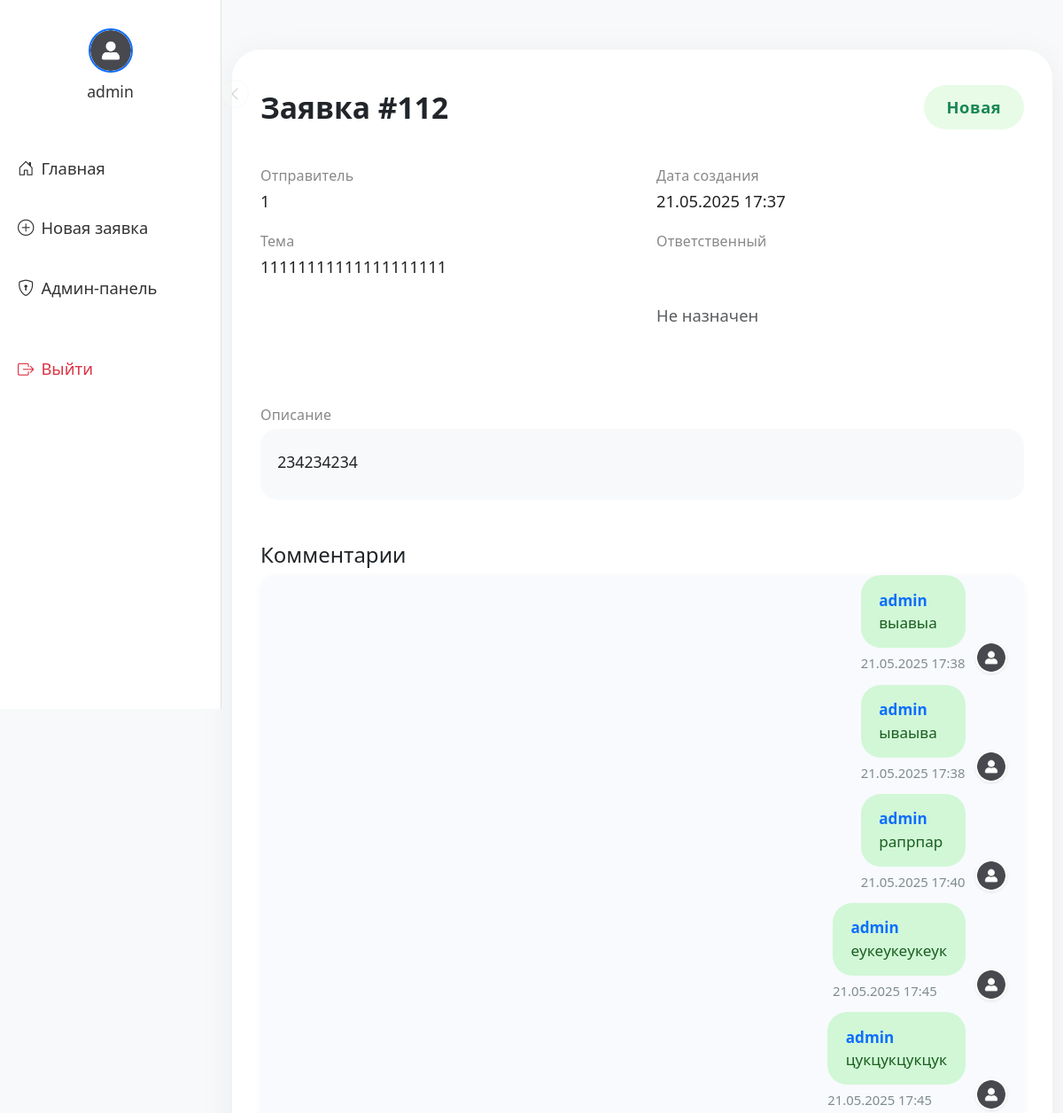
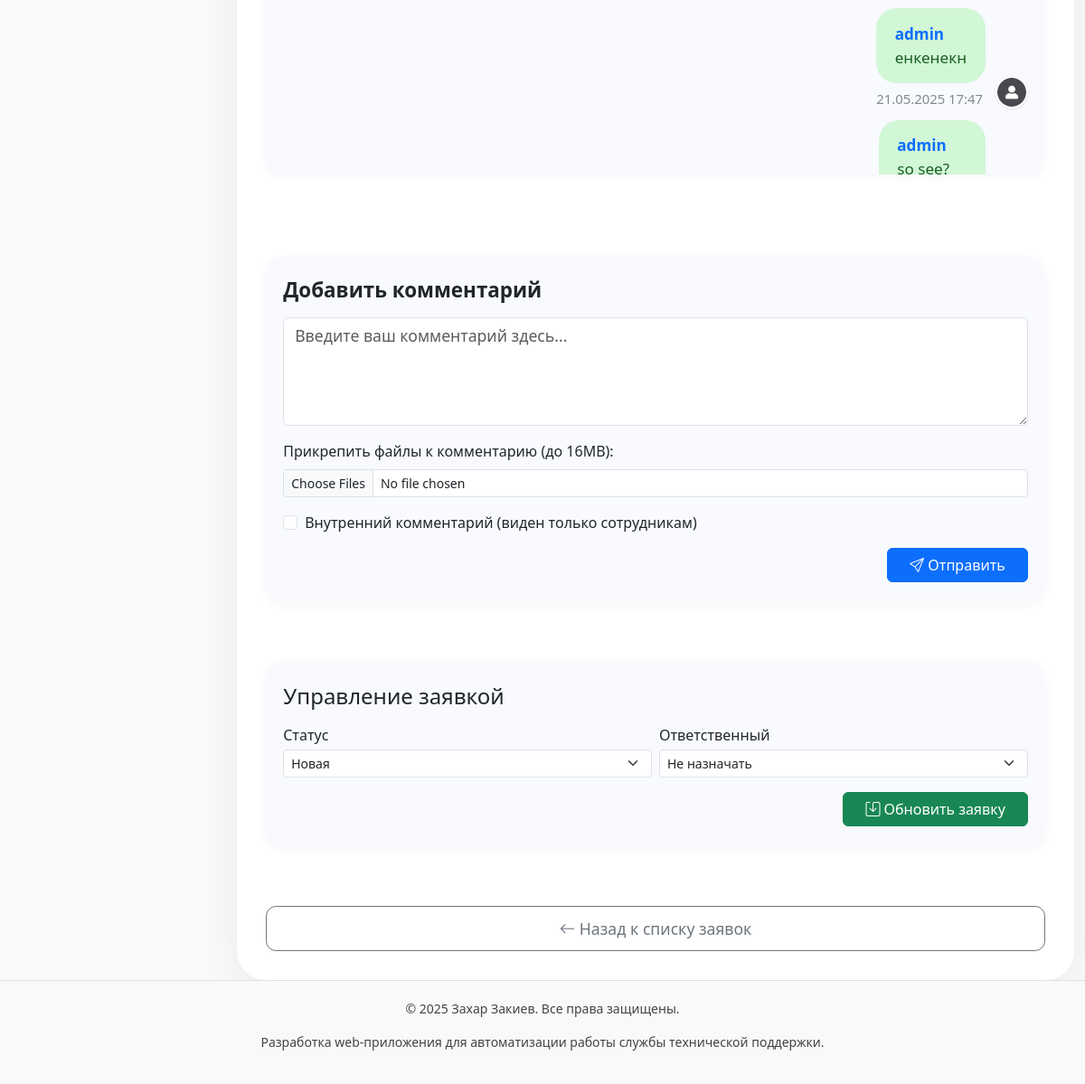
The page /ticket/112 (signed in) on the database its author committed (2 pictures, top to bottom).
### tables this page shows
CREATE TABLE tickets (
    id INTEGER PRIMARY KEY AUTOINCREMENT,
    sender TEXT NOT NULL,
    subject TEXT NOT NULL,
    body TEXT NOT NULL,
    status TEXT DEFAULT 'новая',
    created_at TIMESTAMP DEFAULT CURRENT_TIMESTAMP,
    user_id INTEGER
, assignee_id INTEGER, attachment TEXT, public_token TEXT);

CREATE TABLE comments (
    id INTEGER PRIMARY KEY AUTOINCREMENT,
    ticket_id INTEGER NOT NULL,
    user_id INTEGER, -- NULLABLE, если комментарии могут оставлять неавторизованные пользователи (для public_ticket) или это системные сообщения
    author_name TEXT, -- Имя автора, если user_id IS NULL (например, email для public_ticket)
    body TEXT NOT NULL,
    created_at TIMESTAMP DEFAULT CURRENT_TIMESTAMP,
    is_internal BOOLEAN DEFAULT 0, -- 0 для публичного, 1 для внутреннего комментария (виден только сотрудникам)
    attachment TEXT, -- Имена прикрепленных файлов, через запятую
    FOREIGN KEY (ticket_id) REFERENCES tickets (id) ON DELETE CASCADE,
    FOREIGN KEY (user_id) REFERENCES users (id) ON DELETE SET NULL
);

CREATE TABLE users (
    id INTEGER PRIMARY KEY AUTOINCREMENT,
    username TEXT NOT NULL UNIQUE,
    email TEXT NOT NULL UNIQUE,
    password TEXT NOT NULL,
    role TEXT DEFAULT 'user',
    is_confirmed INTEGER DEFAULT 0,
    avatar TEXT DEFAULT 'default_avatar.png'
);

### app.py (the view, shortened to what this page needs)
@app.route("/ticket/<int:ticket_id>", methods=["GET", "POST"])
@login_required # Декоратор из вашего paste.txt
def ticket(ticket_id):
    with get_db_connection() as conn:
        ticket_data_row = conn.execute(
            "SELECT t.*, u_creator.username as creator_username FROM tickets t LEFT JOIN users u_creator ON t.user_id = u_creator.id WHERE t.id = ?",
            (ticket_id,)
        ).fetchone()
        if ticket_data_row is None:
            flash("Заявка не найдена.", "error")
            return redirect(url_for('dashboard'))
        current_user_id = session.get("user_id") # Из paste.txt сессия хранит user_id
        current_user_role = session.get("role")
        if current_user_role == "client" and ticket_data_row["user_id"] != current_user_id:
            flash("У вас нет доступа к этой заявке.", "error")
            return redirect(url_for('dashboard'))
        users_for_assign = conn.execute("SELECT id, username FROM users WHERE role IN ('admin', 'user')").fetchall()
        ticket_dict = dict(ticket_data_row)
        ticket_dict["sender"] = decode_sender(ticket_dict["sender"]) if ticket_dict["sender"] else ticket_dict["creator_username"]
        ticket_dict["subject"] = decode_sender(ticket_dict["subject"])
        comments_query_sql = """
            SELECT c.*, u.username as user_username, u.avatar as user_avatar
            FROM comments c
            LEFT JOIN users u ON c.user_id = u.id
            WHERE c.ticket_id = ?
        """
        if current_user_role == "client":
            comments_query_sql += " AND (c.is_internal = 0 OR c.is_internal IS NULL)"
        comments_query_sql += " ORDER BY c.created_at ASC" # или DESC для обратного порядка
        comments_list = conn.execute(comments_query_sql, (ticket_id,)).fetchall()
    return render_template("ticket.html", ticket=ticket_dict, users=users_for_assign, comments=comments_list)

### app.py (called while the page is built)
def get_db_connection():
    conn = sqlite3.connect(DB_PATH)
    conn.row_factory = sqlite3.Row
    return conn

def login_required(f):
    @wraps(f)
    def decorated_function(*args, **kwargs):
        if "user" not in session:
            return redirect("/login")
        return f(*args, **kwargs)
    return decorated_function

def decode_sender(encoded_sender):
    decoded_parts = decode_header(encoded_sender)
    decoded_str = ""
    for part, encoding in decoded_parts:
        if isinstance(part, bytes):
            decoded_str += part.decode(encoding or "utf-8")
        else:
            decoded_str += part
    return decoded_str

@app.template_filter('dt')
def dt(value):
    from datetime import datetime
    if hasattr(value, 'strftime'):
        return value.strftime('%d.%m.%Y %H:%M')
    try:
        dt = datetime.strptime(value, '%Y-%m-%d %H:%M:%S')
        return dt.strftime('%d.%m.%Y %H:%M')
    except Exception:
        return value

### templates/ticket.html (shortened to what this page needs)
{% extends "base.html" %}
{% block content %}
<div class="ticket-main-card">
    <div class="ticket-title-row">
        <h2>Заявка #{{ ticket.id }}</h2>
        <span class="ticket-status-badge
                {% if ticket.status == 'новая' %}bg-success
                {% elif ticket.status == 'в работе' %}bg-warning text-dark
                {% elif ticket.status == 'завершена' %}bg-secondary
                {% else %}bg-light text-dark
                {% endif %}">
            {{ ticket.status|capitalize }}
        </span>
    </div>
    <div class="ticket-details-row">
        <div class="ticket-details-col">
            <div class="ticket-details-label">Отправитель</div>
            <div class="ticket-details-value">{{ ticket.sender }}</div>
            <div class="ticket-details-label">Тема</div>
            <div class="ticket-details-value">{{ ticket.subject }}</div>
        </div>
        <div class="ticket-details-col">
            <div class="ticket-details-label">Дата создания</div>
            <div class="ticket-details-value">{{ ticket.created_at|dt }}</div>
            <div class="ticket-details-label">Ответственный</div>
            <div class="ticket-details-value">
                {% if ticket.assigned_username %}
                {{ ticket.assigned_username }}
                {% else %}
                <span class="text-muted">Не назначен</span>
                {% endif %}
            </div>
        </div>
    </div>
    <div>
        <div class="ticket-details-label mb-1">Описание</div>
        <div class="ticket-description-block">{{ ticket.body | safe }}</div>
    </div>
    <div class="chat-section">
        <h4>Комментарии</h4>
        <div id="comments-chat-list" class="chat-list">
            {% include 'comments_partial.html' %}
        </div>
    </div>
    <div class="add-comment-form">
        <h4>Добавить комментарий</h4>
        <form method="POST" action="{{ url_for('add_comment_route', ticket_id=ticket.id) }}"
            enctype="multipart/form-data" id="comment-form">
            <div class="mb-3">
                <textarea class="form-control" id="comment_body" name="body" rows="4"
                    placeholder="Введите ваш комментарий здесь..." required></textarea>
            </div>
            <div class="mb-3">
                <label for="comment_files" class="form-label">Прикрепить файлы к комментарию (до 16MB):</label>
                <input class="form-control form-control-sm" type="file" id="comment_files" name="comment_files[]"
                    multiple>
            </div>
            {% if session.get("role") in ["admin", "user"] %}
            <div class="form-check mb-3">
                <input class="form-check-input" type="checkbox" name="is_internal" id="is_internal_comment">
                <label class="form-check-label" for="is_internal_comment">
                    Внутренний комментарий (виден только сотрудникам)
                </label>
            </div>
            {% endif %}
            <div class="text-end">
                <button type="submit" class="btn btn-primary px-4">
                    <i class="bi bi-send"></i> Отправить
                </button>
            </div>
        </form>
    </div>
    {% if session.get("role") in ["admin", "user"] %}
    <div class="ticket-form-block mt-4">
        <h4 class="mb-3">Управление заявкой</h4>
        <form method="POST" action="{{ url_for('ticket', ticket_id=ticket.id) }}">
            <div class="row g-2 align-items-end">
                <div class="col-md-6">
                    <label for="status" class="form-label mb-1">Статус</label>
                    <select name="status" class="form-select form-select-sm" required>
                        <option value="новая" {% if ticket.status=='новая' %}selected{% endif %}>Новая</option>
                    </select>
                </div>
                <div class="col-md-6">
                    <label for="assigned_to" class="form-label mb-1">Ответственный</label>
                    <select name="assigned_to" class="form-select form-select-sm">
                        <option value="">Не назначать</option>
                    </select>
                </div>
            </div>
            <div class="text-end mt-3">
                <button type="submit" class="btn btn-success px-4">
                    <i class="bi bi-save me-1"></i>Обновить заявку
                </button>
            </div>
        </form>
    </div>
    {% endif %}
    <a class="btn btn-outline-secondary ticket-btn-secondary w-100 mt-4" href="{{ url_for('dashboard') }}">
        <i class="bi bi-arrow-left"></i> Назад к списку заявок
    </a>
</div>
{% endblock %}

### templates/comments_partial.html (shortened to what this page needs)
{% for comment in comments %}
    {% set is_own = (session.get('user_id') and comment.user_id == session.get('user_id')) %}
    <div class="chat-message
        {% if is_own %} own{% endif %}
        {% if comment.is_internal and session.role != 'client' %} internal{% endif %}">
        <img class="chat-avatar"
             src="{{ url_for('static', filename='uploads/' + (comment.user_avatar if comment.user_avatar else 'default_avatar.png')) }}"
             alt="Аватар"
             onerror="this.onerror=null;this.src='{{ url_for('static', filename='uploads/default_avatar.png') }}';">
        <div>
            <div class="chat-bubble">
                <div>
                    {% if comment.user_id and comment.user_username %}
                        <span class="chat-author">{{ comment.user_username }}</span>
                    {% else %}
                        <span class="chat-author">Система</span>
                    {% endif %}
                </div>
                <div>{{ comment.body | safe }}</div>
            </div>
            <div class="chat-meta">
                <span>{{ comment.created_at|dt }}</span>
            </div>
        </div>
    </div>
{% endfor %}

### templates/base.html (style rules this page uses)
html { overflow-y: scroll; }
body { overflow-x: hidden; }

### templates/ticket.html (style rules this page uses)
.ticket-main-card { max-width: 1200px; margin: 0 auto; border-radius: 2rem; box-shadow: 0 8px 40px rgba(0, 0, 0, 0.06); background: #fff; padding: 2.5rem 2rem 2rem 2rem; min-height: 70vh; display: flex; flex-direction: column; gap: 2.5rem; }
.ticket-title-row { display: flex; align-items: center; justify-content: space-between; gap: 1rem; }
.ticket-title-row h2 { font-size: 2.1rem; font-weight: 700; margin-bottom: 0; word-break: break-all; }
.ticket-status-badge { font-size: 1.15rem; padding: 0.6em 1.4em; border-radius: 2em; font-weight: 600; letter-spacing: 0.03em; display: inline-block; }
.ticket-status-badge.bg-success { background: #e7fbe7 !important; color: #198754 !important; }
.ticket-details-row { display: flex; gap: 2rem; flex-wrap: wrap; }
.ticket-details-col { flex: 1 1 260px; min-width: 220px; }
.ticket-details-label { color: #888; font-size: 1rem; margin-bottom: 0.2rem; font-weight: 500; letter-spacing: 0.01em; }
.ticket-details-value { font-size: 1.15rem; font-weight: 500; color: #222; margin-bottom: 1.2rem; word-break: break-word; overflow-wrap: break-word; white-space: pre-line; }
.ticket-description-block { background: #f8f9fa; border-radius: 1.2rem; padding: 1.5rem 1.2rem; margin-bottom: 0.5rem; font-size: 1.1rem; min-height: 80px; word-break: break-word; overflow-wrap: break-word; white-space: pre-line; }
.ticket-form-block { background: #f8fafd; border-radius: 1.2rem; padding: 1.5rem 1.2rem; margin-top: 1.5rem; box-shadow: 0 2px 12px rgba(0, 0, 0, 0.04); }
.ticket-btn-secondary { font-size: 1.1rem; padding: 0.7rem 0; border-radius: 0.7rem; font-weight: 500; margin-top: 0.7rem; }
.add-comment-form { background: #f8fafd; border-radius: 1.2rem; padding: 1.5rem 1.2rem; margin-top: 2rem; box-shadow: 0 2px 12px rgba(0, 0, 0, 0.04); }
.add-comment-form h4 { font-size: 1.4rem; margin-bottom: 1rem; font-weight: 600; }
.add-comment-form textarea { min-height: 100px; font-size: 1.1rem; }
.add-comment-form .form-check-label { font-size: 1rem; }
.chat-list { display: flex; flex-direction: column; gap: 0.8rem; }
.chat-message { display: flex; align-items: flex-end; max-width: 100%; }
.chat-message.own { flex-direction: row-reverse; }
#comments-chat-list { scroll-behavior: smooth; }
#comments-chat-list { max-height: 800px; overflow-y: auto; padding-right: 8px; background: #f8fafd; border-radius: 1.1em; box-shadow: 0 2px 10px rgba(0, 0, 0, 0.04); margin-bottom: 1.2rem; scrollbar-width: thin; scrollbar-color: #b5c6e0 #f8fafd; }
.chat-bubble { max-width: 85vw; padding: 0.9em 1.2em; border-radius: 1.3em; background: #e7f1ff; color: #222; font-size: 1.07rem; line-height: 1.5; position: relative; word-break: break-word; overflow-wrap: break-word; box-sizing: border-box; min-width: 0; }
.chat-message.own .chat-bubble { background: #d1f7d6; color: #1b5e20; align-self: flex-end; }
.chat-avatar { width: 36px; height: 36px; border-radius: 50%; object-fit: cover; margin: 0 0.7em; border: 2px solid #fff; box-shadow: 0 1px 3px rgba(0, 0, 0, 0.09); background: #eee; flex-shrink: 0; }
.chat-meta { font-size: 0.93rem; color: #7f8c8d; margin-top: 0.4em; display: flex; align-items: center; gap: 0.7em; }
.chat-author { font-weight: 600; color: #0d6efd; margin-right: 0.6em; font-size: 1em; }

### rows shown on the page
tickets: id "112", status "Новая", sender "1", subject "11111111111111111111", created_at|dt "21.05.2025 17:37", body "234234234"
comments: avatar (placeholder picture), user_username "admin", body "выавыа", created_at|dt "21.05.2025 17:38"
comments: avatar (placeholder picture), user_username "admin", body "ываыва", created_at|dt "21.05.2025 17:38"
comments: avatar (placeholder picture), user_username "admin", body "рапрпар", created_at|dt "21.05.2025 17:40"
comments: avatar (placeholder picture), user_username "admin", body "еукеукеукеук", created_at|dt "21.05.2025 17:45"
comments: avatar (placeholder picture), user_username "admin", body "цукцукцукцук", created_at|dt "21.05.2025 17:45"
comments: avatar (placeholder picture), user_username "admin", body "енкенекн", created_at|dt "21.05.2025 17:47"
comments: user_username "admin", body "so see?"

### other values the page prints
{{ session.get('user', 'Профиль') }} "admin"
